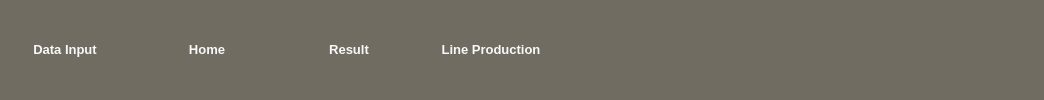
     <widget class="QWidget" name="widget" native="true">
      <property name="styleSheet">
       <string notr="true">QWidget{
background-color:#706c61;

}
QPushButton{

border:none;
color:#f7f8f8;
padding:14px;
}
QPushButton:checked{


border-bottom:4px solid #e6e6e6;




}
</string>
      </property>
      <layout class="QGridLayout" name="gridLayout_3">
       <property name="leftMargin">
        <number>0</number>
       </property>
       <property name="topMargin">
        <number>0</number>
       </property>
       <property name="rightMargin">
        <number>0</number>
       </property>
       <property name="bottomMargin">
        <number>0</number>
       </property>
       <item row="0" column="0">
        <layout class="QHBoxLayout" name="horizontalLayout">
         <property name="spacing">
          <number>12</number>
         </property>
         <property name="leftMargin">
          <number>0</number>
         </property>
         <property name="topMargin">
          <number>0</number>
         </property>
         <property name="bottomMargin">
          <number>0</number>
         </property>
         <item>
          <widget class="QPushButton" name="data_inp_btn">
           <property name="minimumSize">
            <size>
             <width>130</width>
             <height>20</height>
            </size>
           </property>
           <property name="font">
            <font>
             <pointsize>10</pointsize>
             <weight>75</weight>
             <bold>true</bold>
            </font>
           </property>
           <property name="cursor">
            <cursorShape>PointingHandCursor</cursorShape>
           </property>
           <property name="styleSheet">
            <string notr="true"/>
           </property>
           <property name="text">
            <string>Data Input</string>
           </property>
           <property name="checkable">
            <bool>true</bool>
           </property>
           <property name="autoExclusive">
            <bool>true</bool>
           </property>
          </widget>
         </item>
         <item>
          <widget class="QPushButton" name="home_btn">
           <property name="minimumSize">
            <size>
             <width>130</width>
             <height>0</height>
            </size>
           </property>
           <property name="font">
            <font>
             <pointsize>10</pointsize>
             <weight>75</weight>
             <bold>true</bold>
            </font>
           </property>
           <property name="cursor">
            <cursorShape>PointingHandCursor</cursorShape>
           </property>
           <property name="styleSheet">
            <string notr="true"/>
           </property>
           <property name="text">
            <string>Home</string>
           </property>
           <property name="checkable">
            <bool>true</bool>
           </property>
           <property name="autoExclusive">
            <bool>true</bool>
           </property>
          </widget>
         </item>
         <item>
          <widget class="QPushButton" name="result_btn">
           <property name="minimumSize">
            <size>
             <width>130</width>
             <height>0</height>
            </size>
           </property>
           <property name="font">
            <font>
             <pointsize>10</pointsize>
             <weight>75</weight>
             <bold>true</bold>
            </font>
           </property>
           <property name="cursor">
            <cursorShape>PointingHandCursor</cursorShape>
           </property>
           <property name="styleSheet">
            <string notr="true"/>
           </property>
           <property name="text">
            <string>Result</string>
           </property>
           <property name="checkable">
            <bool>true</bool>
           </property>
           <property name="autoExclusive">
            <bool>true</bool>
           </property>
          </widget>
         </item>
         <item>
          <widget class="QPushButton" name="line_production_btn">
           <property name="minimumSize">
            <size>
             <width>130</width>
             <height>0</height>
            </size>
           </property>
           <property name="font">
            <font>
             <pointsize>10</pointsize>
             <weight>75</weight>
             <bold>true</bold>
            </font>
           </property>
           <property name="cursor">
            <cursorShape>PointingHandCursor</cursorShape>
           </property>
           <property name="styleSheet">
            <string notr="true"/>
           </property>
           <property name="text">
            <string>Line Production</string>
           </property>
           <property name="checkable">
            <bool>true</bool>
           </property>
           <property name="autoExclusive">
            <bool>true</bool>
           </property>
          </widget>
         </item>
         <item>
          <spacer name="horizontalSpacer">
           <property name="orientation">
            <enum>Qt::Horizontal</enum>
           </property>
           <property name="sizeHint" stdset="0">
            <size>
             <width>488</width>
             <height>20</height>
            </size>
           </property>
          </spacer>
         </item>
        </layout>
       </item>
      </layout>
     </widget>
